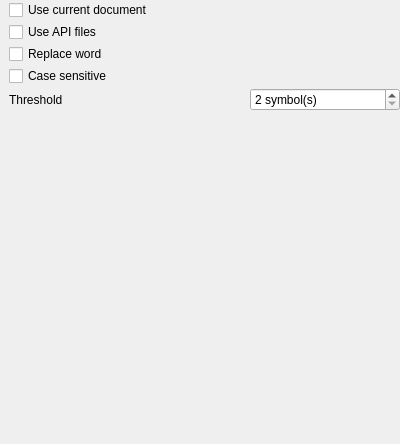
<?xml version="1.0" encoding="UTF-8"?>
<ui version="4.0">
 <class>AutocompletePage</class>
 <widget class="QWidget" name="AutocompletePage">
  <property name="geometry">
   <rect>
    <x>0</x>
    <y>0</y>
    <width>400</width>
    <height>444</height>
   </rect>
  </property>
  <property name="windowTitle">
   <string/>
  </property>
  <layout class="QVBoxLayout">
   <property name="spacing">
    <number>2</number>
   </property>
   <property name="leftMargin">
    <number>9</number>
   </property>
   <property name="topMargin">
    <number>0</number>
   </property>
   <property name="rightMargin">
    <number>0</number>
   </property>
   <property name="bottomMargin">
    <number>9</number>
   </property>
   <item>
    <widget class="QCheckBox" name="useDocumentChk">
     <property name="text">
      <string>Use current document</string>
     </property>
    </widget>
   </item>
   <item>
    <widget class="QCheckBox" name="useApiChk">
     <property name="text">
      <string>Use API files</string>
     </property>
    </widget>
   </item>
   <item>
    <widget class="QCheckBox" name="replaceWordChk">
     <property name="text">
      <string>Replace word</string>
     </property>
    </widget>
   </item>
   <item>
    <widget class="QCheckBox" name="matchCaseChk">
     <property name="text">
      <string>Case sensitive</string>
     </property>
    </widget>
   </item>
   <item>
    <layout class="QHBoxLayout">
     <property name="spacing">
      <number>6</number>
     </property>
     <property name="margin">
      <number>0</number>
     </property>
     <item>
      <widget class="QLabel" name="label">
       <property name="text">
        <string>Threshold</string>
       </property>
      </widget>
     </item>
     <item>
      <widget class="QSpinBox" name="thresholdSpin">
       <property name="maximumSize">
        <size>
         <width>150</width>
         <height>16777215</height>
        </size>
       </property>
       <property name="specialValueText">
        <string/>
       </property>
       <property name="suffix">
        <string> symbol(s)</string>
       </property>
       <property name="minimum">
        <number>2</number>
       </property>
       <property name="maximum">
        <number>8</number>
       </property>
       <property name="value">
        <number>2</number>
       </property>
      </widget>
     </item>
    </layout>
   </item>
   <item>
    <spacer>
     <property name="orientation">
      <enum>Qt::Vertical</enum>
     </property>
     <property name="sizeHint" stdset="0">
      <size>
       <width>181</width>
       <height>201</height>
      </size>
     </property>
    </spacer>
   </item>
  </layout>
 </widget>
 <resources/>
 <connections/>
</ui>
